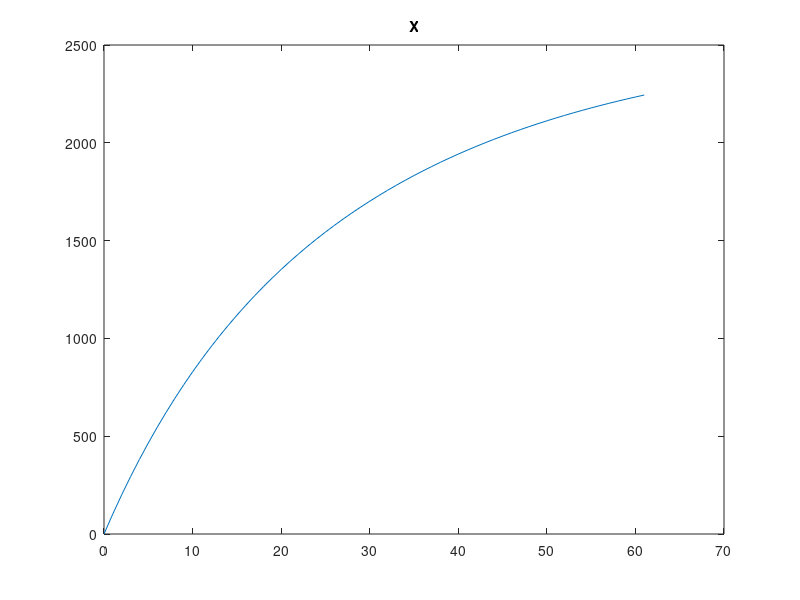
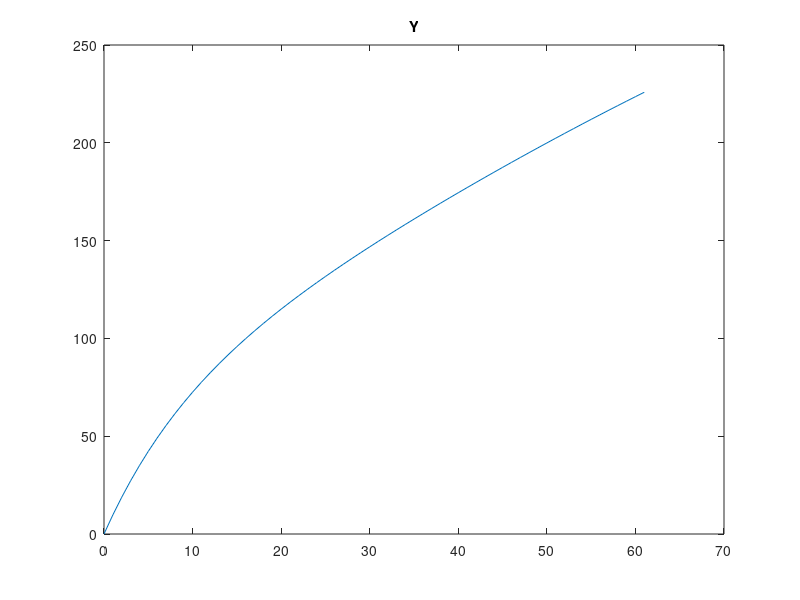
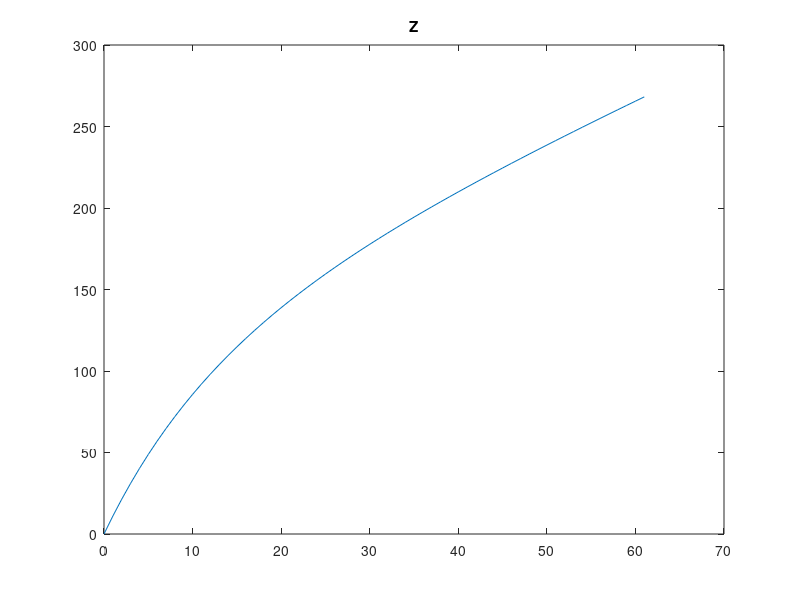
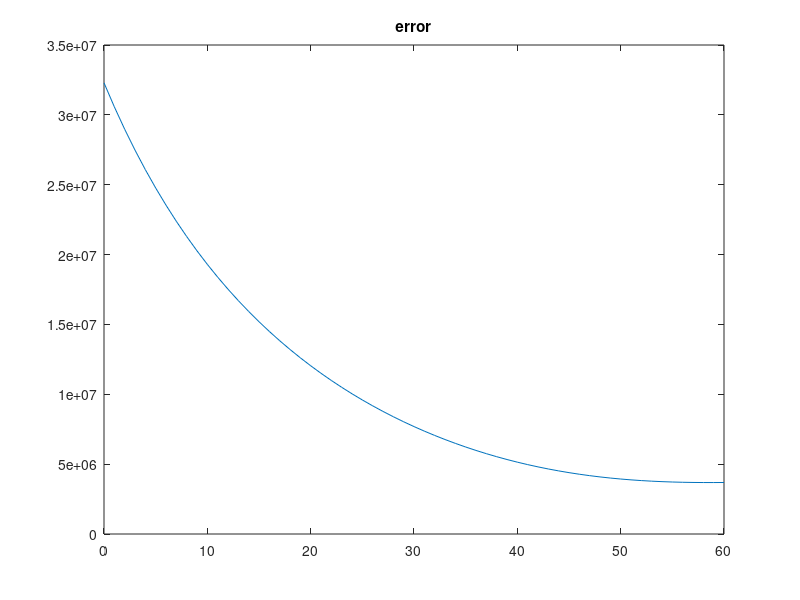

These charts were generated, in order, by the following MATLAB code:
clear
close all
clc

Anchor01 = [0;0;711];
Anchor02 = [5360;0;737];
Anchor03 = [-305;5868;356];
Anchor04 = [5944;5842;350];
% Anchor05 = [7417;3848;1118];

% Anchor01 = [0;0;711];
% Anchor02 = [5360;0;737];
% Anchor03 = [-305;5868;356];
% Anchor04 = [5944;5842;0];
% Anchor05 = [7417;3848;1118];

% Exact = [1000;2000;1000];

Dist01 = 1913; % sqrt( (Exact(1)-Anchor01(1))^2 + (Exact(2)-Anchor01(2))^2 + (Exact(3)-Anchor01(3))^2 ) + randi([-200,200],1,1);
Dist02 = 2739; % sqrt( (Exact(1)-Anchor02(1))^2 + (Exact(2)-Anchor02(2))^2 + (Exact(3)-Anchor02(3))^2 ) + randi([-200,200],1,1);
Dist03 = 6022; % sqrt( (Exact(1)-Anchor03(1))^2 + (Exact(2)-Anchor03(2))^2 + (Exact(3)-Anchor03(3))^2 ) + randi([-200,200],1,1);
Dist04 = 6782; %sqrt( (Exact(1)-Anchor04(1))^2 + (Exact(2)-Anchor04(2))^2 + (Exact(3)-Anchor04(3))^2 ) + randi([-200,200],1,1);
%Dist05 = sqrt( (Exact(1)-Anchor05(1))^2 + (Exact(2)-Anchor05(2))^2 + (Exact(3)-Anchor05(3))^2 ) + randi([-200,200],1,1);

%%
A = [-2*Anchor01(1) -2*Anchor01(2) -2*Anchor01(3) 1;
    -2*Anchor02(1) -2*Anchor02(2) -2*Anchor02(3) 1;
    -2*Anchor03(1) -2*Anchor03(2) -2*Anchor03(3) 1;
    -2*Anchor04(1) -2*Anchor04(2) -2*Anchor04(3) 1]; %-2*Anchor05(1) -2*Anchor05(2) -2*Anchor05(3) 1

Y = [(Dist01^2)-((Anchor01(1)^2)+(Anchor01(2)^2)+(Anchor01(3)^2));
    (Dist02^2)-((Anchor02(1)^2)+(Anchor02(2)^2)+(Anchor02(3)^2));
    (Dist03^2)-((Anchor03(1)^2)+(Anchor03(2)^2)+(Anchor03(3)^2));
    (Dist04^2)-((Anchor04(1)^2)+(Anchor04(2)^2)+(Anchor04(3)^2))]; %(Dist05^2)-((Anchor05(1)^2)+(Anchor05(2)^2)+(Anchor05(3)^2))];

B = (A'*A);
B_inv = B^(-1);
C = B_inv*A';
W = diag([1;1;1;1]);
X = C*W*Y;
Pos = X(1:3)

Eval = B / norm(B);


%%
x_avg = 0; %mean([Anchor01(1);Anchor02(1);Anchor03(1);Anchor04(1)]);
y_avg = 0; %mean([Anchor01(2);Anchor02(2);Anchor03(2);Anchor04(2)]);
z_avg = 0; %mean([Anchor01(3);Anchor02(3);Anchor03(3);Anchor04(3)]);
Max_Dist = max([Dist01;Dist02;Dist03;Dist04]) + 500;
Sum_Dist = (Max_Dist-Dist01) + (Max_Dist-Dist02) + (Max_Dist-Dist03) + (Max_Dist-Dist04);
w1 = (Max_Dist-Dist01)/Sum_Dist;
w2 = (Max_Dist-Dist02)/Sum_Dist;
w3 = (Max_Dist-Dist03)/Sum_Dist;
w4 = (Max_Dist-Dist04)/Sum_Dist;
W = diag([w1;w2;w3;w4])
Thresh = 1e+2;

P0 = [x_avg;y_avg;z_avg];
P(:,1) = P0;
num = 0;
alpha = 1e-9*diag([1;1;1;1]);
err = 10000;
Abs_Dif_err = 10000;

while Abs_Dif_err > Thresh
    
    num = num+1;
    
    Dist01_hat = sqrt( (P(1,num)-Anchor01(1))^2 + (P(2,num)-Anchor01(2))^2 + (P(3,num)-Anchor01(3))^2 );
    Dist02_hat = sqrt( (P(1,num)-Anchor02(1))^2 + (P(2,num)-Anchor02(2))^2 + (P(3,num)-Anchor02(3))^2 ); 
    Dist03_hat = sqrt( (P(1,num)-Anchor03(1))^2 + (P(2,num)-Anchor03(2))^2 + (P(3,num)-Anchor03(3))^2 ); 
    Dist04_hat = sqrt( (P(1,num)-Anchor04(1))^2 + (P(2,num)-Anchor04(2))^2 + (P(3,num)-Anchor04(3))^2 );
    
    Y_hat = [(Dist01_hat^2)-((Anchor01(1)^2)+(Anchor01(2)^2)+(Anchor01(3)^2));
    (Dist02_hat^2)-((Anchor02(1)^2)+(Anchor02(2)^2)+(Anchor02(3)^2));
    (Dist03_hat^2)-((Anchor03(1)^2)+(Anchor03(2)^2)+(Anchor03(3)^2));
    (Dist04_hat^2)-((Anchor04(1)^2)+(Anchor04(2)^2)+(Anchor04(3)^2))];
    
    e = Y - Y_hat;
    
    P_dot = alpha * A' * W * e;
    P_new = P(:,num) + P_dot(1:3);
    
    P(:,num+1) = P_new;
    err = norm(e);
    err_Arr(num,1) = err;
    
    if num >2 
        Dif_err = (err_Arr(num) - err_Arr(num-1));
        Abs_Dif_err = abs(Dif_err);
    end
    Dif_err_Arr(num,1) = Abs_Dif_err;
    
    if num>10
        if Dif_err > 0 
            break
        end
    end
    
    if num>1000
        break
    end
    
end

if P(3,end) < 0
    alpha(3,3) = -alpha(3,3);
    
    err = 10000;
    Abs_Dif_err = 10000;
    num = 0;
    clear P
    P0 = [x_avg;y_avg;z_avg];
    P(:,1) = P0;

    while Abs_Dif_err > Thresh

        num = num+1;

        Dist01_hat = sqrt( (P(1,num)-Anchor01(1))^2 + (P(2,num)-Anchor01(2))^2 + (P(3,num)-Anchor01(3))^2 );
        Dist02_hat = sqrt( (P(1,num)-Anchor02(1))^2 + (P(2,num)-Anchor02(2))^2 + (P(3,num)-Anchor02(3))^2 ); 
        Dist03_hat = sqrt( (P(1,num)-Anchor03(1))^2 + (P(2,num)-Anchor03(2))^2 + (P(3,num)-Anchor03(3))^2 ); 
        Dist04_hat = sqrt( (P(1,num)-Anchor04(1))^2 + (P(2,num)-Anchor04(2))^2 + (P(3,num)-Anchor04(3))^2 );

        Y_hat = [(Dist01_hat^2)-((Anchor01(1)^2)+(Anchor01(2)^2)+(Anchor01(3)^2));
        (Dist02_hat^2)-((Anchor02(1)^2)+(Anchor02(2)^2)+(Anchor02(3)^2));
        (Dist03_hat^2)-((Anchor03(1)^2)+(Anchor03(2)^2)+(Anchor03(3)^2));
        (Dist04_hat^2)-((Anchor04(1)^2)+(Anchor04(2)^2)+(Anchor04(3)^2))];

        e = Y - Y_hat;

        P_dot = alpha * A' * W * e;
        P_new = P(:,num) + P_dot(1:3);

        P(:,num+1) = P_new;
        err = norm(e);
        err_Arr(num,1) = err;

        if num >2 
            Dif_err = (err_Arr(num) - err_Arr(num-1));
            Abs_Dif_err = abs(Dif_err);
        end
        Dif_err_Arr(num,1) = Abs_Dif_err;

        if num>20
            if Dif_err > 0 
                break
            end
        end

        if num>1000
            break
        end

    end
    
end

plot(0:num,P(1,:))
title('X')
figure
plot(0:num,P(2,:))
title('Y')
figure
plot(0:num,P(3,:))
title('Z')
figure
plot(0:num-1,err_Arr)
title('error')
figure
plot(0:num-1,Dif_err_Arr)
title('Diff of Err')

Estimated_Pos = P(:,end)